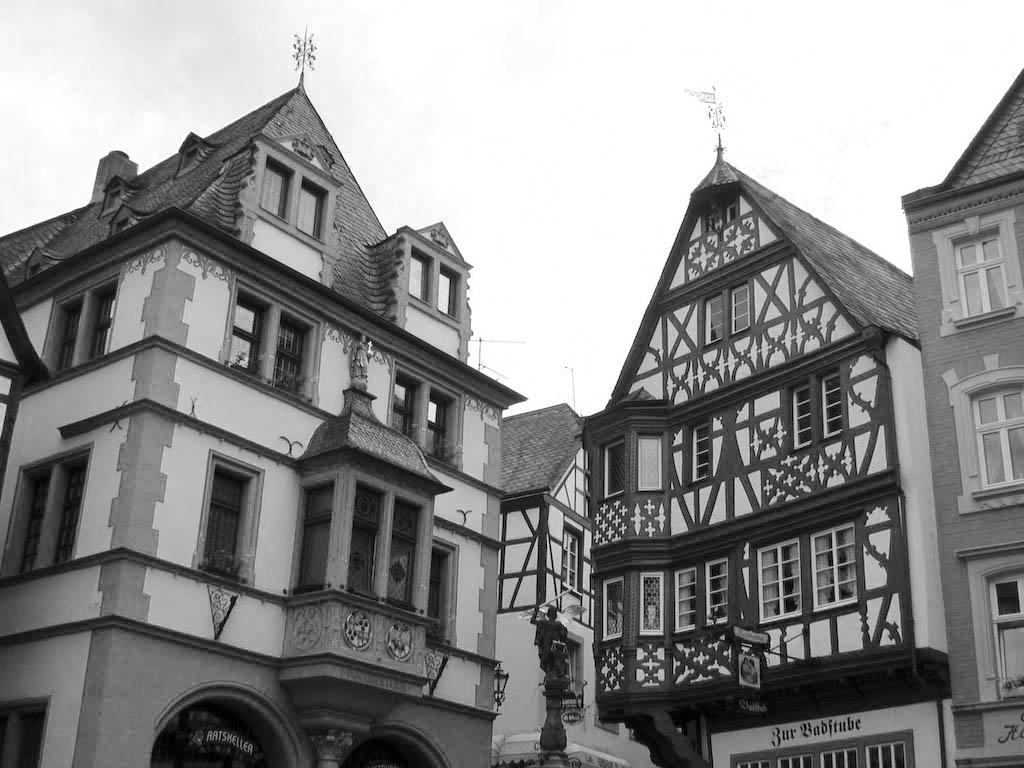
#> input picture Homework_1/images/otsu_1.jpg, 1024 x 768 px
$ python q3.py
#> lines starting #> are read from the running program, lines starting #| are printed output that depends on the picture; after the words box and inside, x2 and y2 are one past the last pixel; in counts of white or black regions, pixels touching at a corner belong together
import cv2
import numpy as np
import matplotlib.pyplot as plt

def otsu_threshold(source_image):
    (h_img, w_img) = source_image.shape
    pixel_number = h_img * w_img
    mean_weight = 1.0/pixel_number
    his, bins = np.histogram(source_image, np.arange(0,257))
    final_thresh = -1
    final_value = -1
    intensity_arr = np.arange(256)
    for t in bins[1:-1]:
        sumb = np.sum(his[:t])
        sumf = np.sum(his[t:])
        Wb = sumb * mean_weight
        Wf = sumf * mean_weight

        if float(sumb)== 0 or float(sumf)==0:
            continue

        mb = np.sum(intensity_arr[:t]*his[:t]) / float(sumb) #mean background
        mf = np.sum(intensity_arr[t:]*his[t:]) / float(sumf) #mean foreground

        value = Wb * Wf * (mb - mf) ** 2 # between class variance

        if value > final_value:
            final_thresh = t
            final_value = value

    res_img = source_image.copy()
    res_img[source_image > final_thresh] = 255
    res_img[source_image < final_thresh] = 0
    return res_img

img = cv2.imread('images/otsu_1.jpg', cv2.IMREAD_GRAYSCALE)
#> img is the input picture: shape (768, 1024); min 0, max 255, mean 141.3
binary_image = otsu_threshold(img)
#> in otsu_threshold, `his, bins = np.histogram(source_image, np.arange(0,257))`: his = 256 values, max 129724 at index 255, min 73 at index 219, mean 3072; bins = 257 values from 0 to 256
#> the loop in otsu_threshold, `for t in bins[1:-1]:` made 255 passes
#> (sumb, sumf, Wb, Wf, mb, mf, value, final_value) on passes 1 to 12: (598, 785834, 0.00076, 0.999, 0, 141.4, 15.2, 15.2), (973, 785459, 0.00124, 0.999, 0.385, 141.5, 24.6, 24.6), (1497, 784935, 0.0019, 0.998, 0.951, 141.6, 37.58, 37.58), (2142, 784290, 0.00272, 0.997, 1.57, 141.7, 53.34, 53.34), (2848, 783584, 0.00362, 0.996, 2.17, 141.8, 70.37, 70.37), (3619, 782813, 0.0046, 0.995, 2.77, 142, 88.74, 88.74), (4434, 781998, 0.00564, 0.994, 3.37, 142.1, 107.9, 107.9), (5247, 781185, 0.00667, 0.993, 3.93, 142.2, 126.8, 126.8), (6118, 780314, 0.00778, 0.992, 4.51, 142.4, 146.7, 146.7), (7059, 779373, 0.00898, 0.991, 5.11, 142.6, 168, 168), (8137, 778295, 0.0103, 0.99, 5.76, 142.7, 192.1, 192.1), (9306, 777126, 0.0118, 0.988, 6.41, 142.9, 217.9, 217.9)
#> (sumb, sumf) on pass 78: (232213, 554219)
#> in otsu_threshold, `res_img[source_image > final_thresh] = 255`:
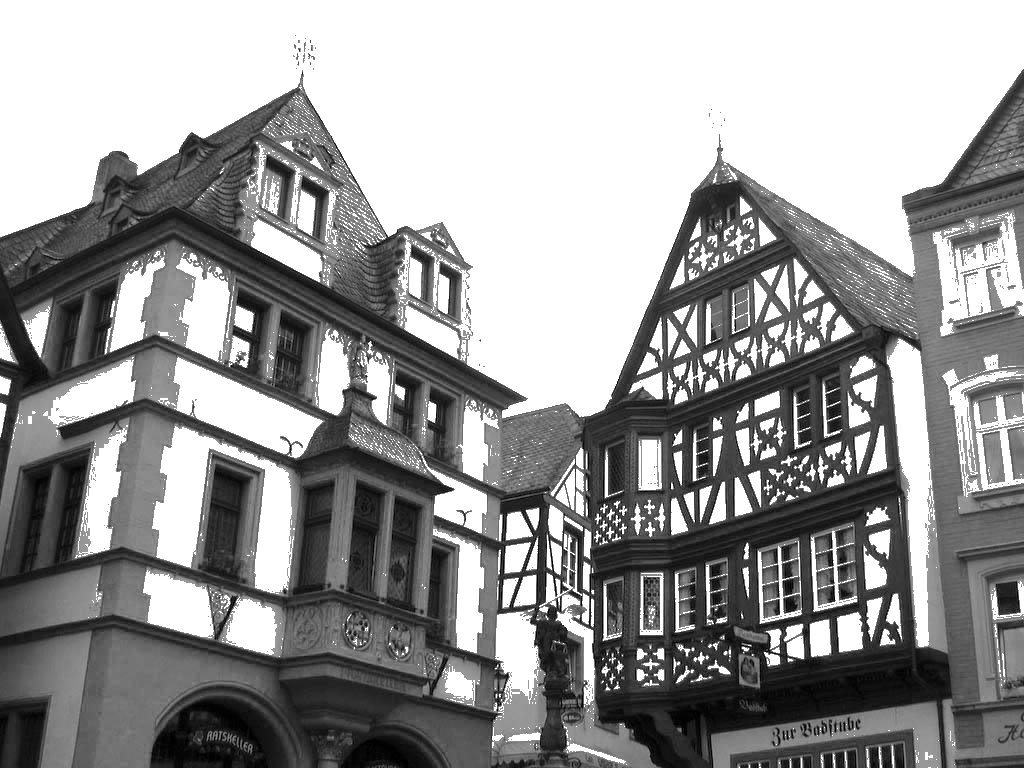
#> res_img: shape (768, 1024); min 0, max 255, mean 153.2
#> in otsu_threshold, `res_img[source_image < final_thresh] = 0`:
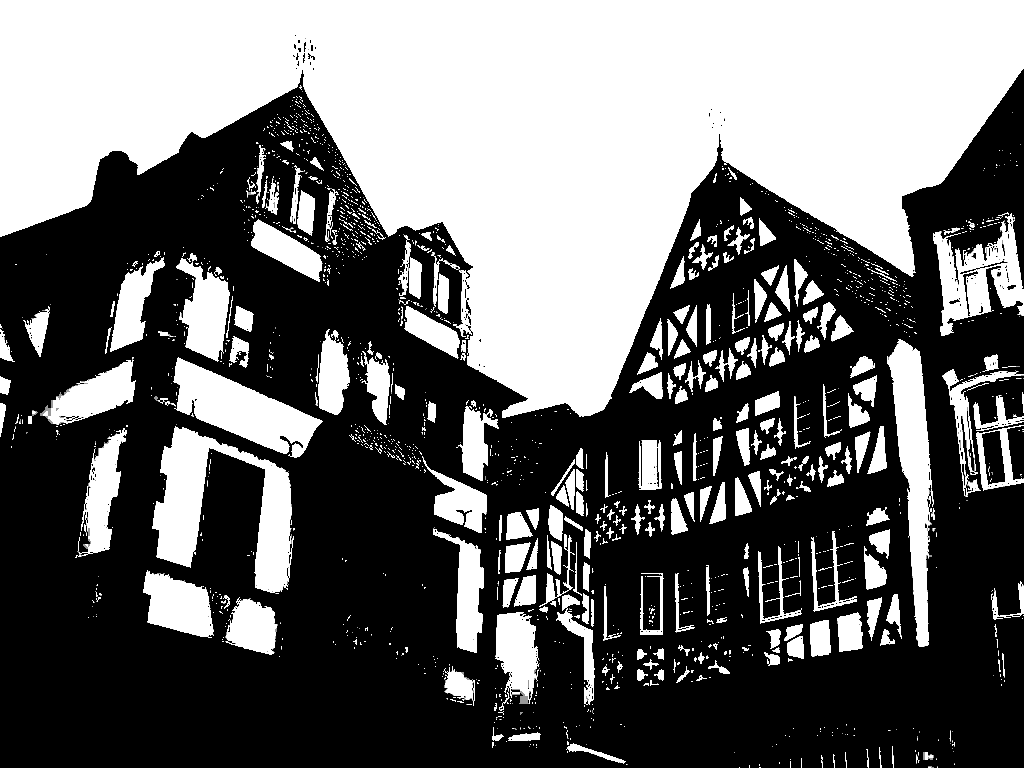
#> res_img: shape (768, 1024); min 0, max 255, mean 107.9
cv2.imwrite('output/otsu_1.jpg', binary_image)

img2 = cv2.imread('images/otsu_2.png', cv2.IMREAD_GRAYSCALE)
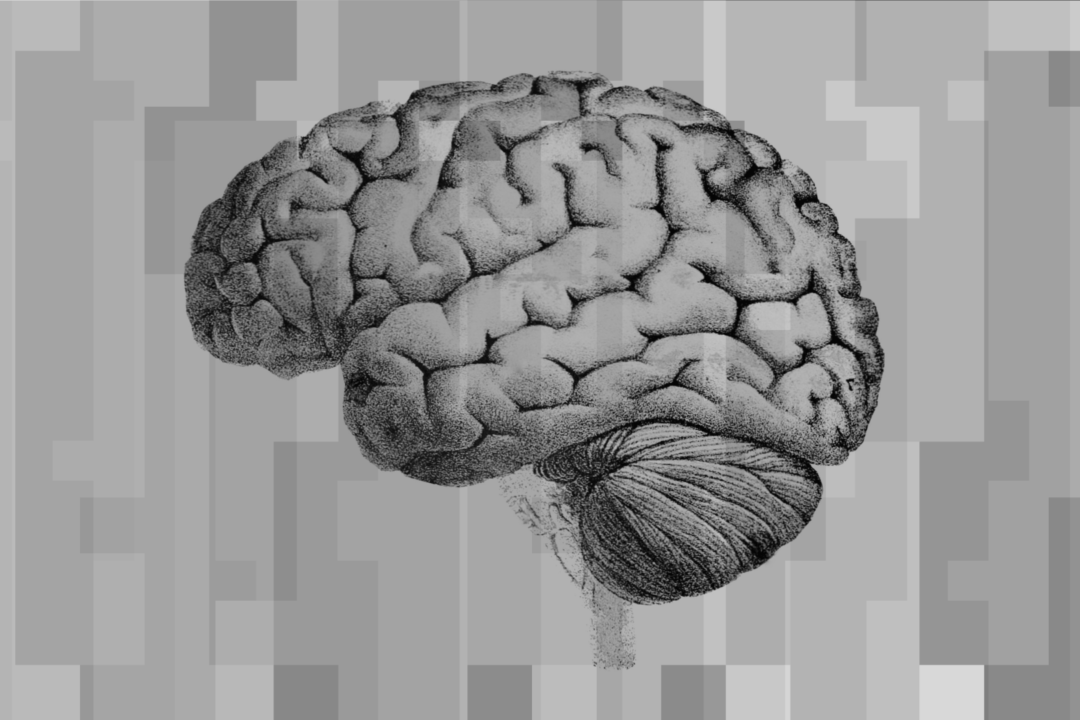
#> input picture Homework_1/images/otsu_2.png, 1080 x 720 px
#> img2 is the input picture: shape (720, 1080); min 5, max 216, mean 151.2
binary_image2 = otsu_threshold(img2)
#> in otsu_threshold (call 2), `res_img[source_image > final_thresh] = 255`:
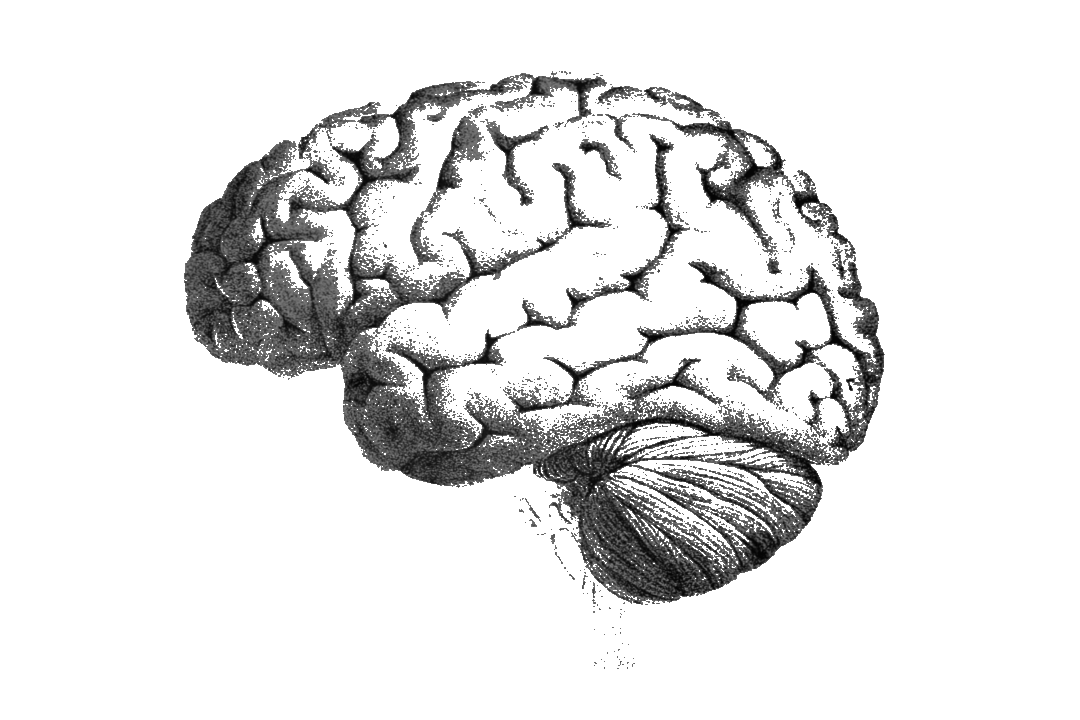
#> res_img: shape (720, 1080); min 5, max 255, mean 227.5
#> in otsu_threshold (call 2), `res_img[source_image < final_thresh] = 0`:
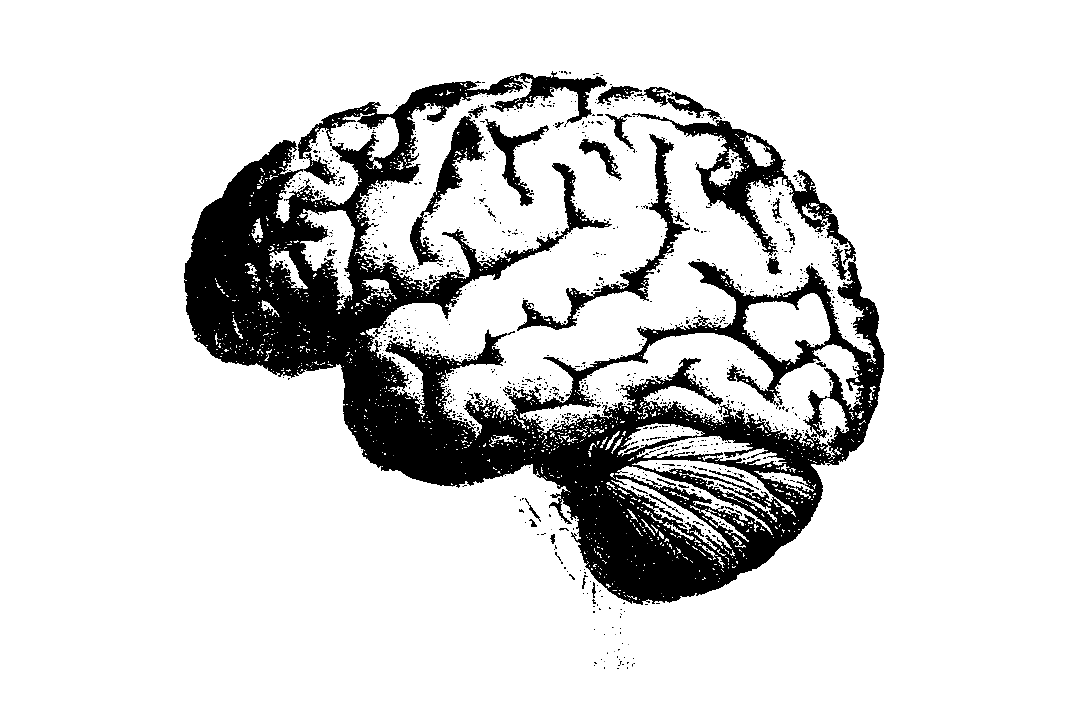
#> res_img: shape (720, 1080); 15.25% of pixels changed, all inside (x1, y1, x2, y2) = (184, 71, 885, 669)
cv2.imwrite('output/otsu_2.jpg', binary_image2)
